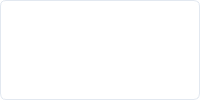
             <widget class="QFrame" name="frame">
              <property name="styleSheet">
               <string notr="true">box-sizing: border-box;
display: flex;
flex-direction: column;
align-items: flex-start;
gap: 25px;
background: #FFFFFF;
border: 1px solid #E2E8F0; /* slate/200 */
border-radius: 6px;</string>
              </property>
              <property name="frameShape">
               <enum>QFrame::StyledPanel</enum>
              </property>
              <property name="frameShadow">
               <enum>QFrame::Raised</enum>
              </property>
              <layout class="QHBoxLayout" name="horizontalLayout_7">
               <property name="spacing">
                <number>5</number>
               </property>
               <property name="leftMargin">
                <number>5</number>
               </property>
               <property name="topMargin">
                <number>5</number>
               </property>
               <property name="rightMargin">
                <number>5</number>
               </property>
               <property name="bottomMargin">
                <number>5</number>
               </property>
               <item>
                <widget class="QPushButton" name="pyqt5_button_save_figure">
                 <property name="enabled">
                  <bool>true</bool>
                 </property>
                 <property name="minimumSize">
                  <size>
                   <width>32</width>
                   <height>32</height>
                  </size>
                 </property>
                 <property name="maximumSize">
                  <size>
                   <width>32</width>
                   <height>32</height>
                  </size>
                 </property>
                 <property name="font">
                  <font>
                   <family>Segoe UI</family>
                   <pointsize>-1</pointsize>
                   <weight>62</weight>
                   <italic>false</italic>
                   <bold>true</bold>
                  </font>
                 </property>
                 <property name="toolTip">
                  <string>&lt;html&gt;&lt;head/&gt;&lt;body&gt;&lt;p&gt;Capture Image&lt;/p&gt;&lt;/body&gt;&lt;/html&gt;</string>
                 </property>
                 <property name="whatsThis">
                  <string>&lt;html&gt;&lt;head/&gt;&lt;body&gt;&lt;p&gt;Save Figure&lt;/p&gt;&lt;/body&gt;&lt;/html&gt;</string>
                 </property>
                 <property name="styleSheet">
                  <string notr="true">/* Default State */
QPushButton {
    border: none;
	background: transparent;  /* Ghost button with no background */
    color: #0F172A;  /* Text color */
    border-radius: 6px;  /* Rounded corners */
    font-family: 'Segoe UI', sans-serif;  /* Font family */
    font-style: normal;  /* Font style */
    font-weight: 500;  /* Font weight */
    font-size: 14px;  /* Font size */
    line-height: 24px;  /* Line height */ 
	padding: 4px;
	image: url(:/ui/qt/resources/buttons/save_image_icon.png);
}

/* Hover State */
QPushButton:hover {
    background: #F1F5F9;  /* slate/100 */
    color: #0F172A;  /* Text color */
	image: url(:/ui/qt/resources/buttons/save_image_icon.png);
}

/* Pressed State */
QPushButton:pressed {
    background: #DEE8F2;  /* Pressed background color */
    color: #0F172A;  /* Text color */
	image: url(:/ui/qt/resources/buttons/save_image_icon.png);
}</string>
                 </property>
                 <property name="text">
                  <string/>
                 </property>
                </widget>
               </item>
               <item>
                <widget class="QPushButton" name="pyqt5_button_properties_figure">
                 <property name="enabled">
                  <bool>true</bool>
                 </property>
                 <property name="minimumSize">
                  <size>
                   <width>31</width>
                   <height>31</height>
                  </size>
                 </property>
                 <property name="maximumSize">
                  <size>
                   <width>31</width>
                   <height>31</height>
                  </size>
                 </property>
                 <property name="font">
                  <font>
                   <family>Segoe UI</family>
                   <pointsize>-1</pointsize>
                   <weight>62</weight>
                   <italic>false</italic>
                   <bold>true</bold>
                  </font>
                 </property>
                 <property name="toolTip">
                  <string>&lt;html&gt;&lt;head/&gt;&lt;body&gt;&lt;p&gt;&lt;span style=&quot; font-size:10pt;&quot;&gt;Settings&lt;/span&gt;&lt;/p&gt;&lt;/body&gt;&lt;/html&gt;</string>
                 </property>
                 <property name="whatsThis">
                  <string>&lt;html&gt;&lt;head/&gt;&lt;body&gt;&lt;p&gt;Properties&lt;/p&gt;&lt;/body&gt;&lt;/html&gt;</string>
                 </property>
                 <property name="styleSheet">
                  <string notr="true">/* Default State */
QPushButton {
	border: none;
    background: transparent;  /* Ghost button with no background */
    color: #0F172A;  /* Text color */
    border-radius: 6px;  /* Rounded corners */
    font-family: 'Segoe UI', sans-serif;  /* Font family */
    font-style: normal;  /* Font style */
    font-weight: 500;  /* Font weight */
    font-size: 14px;  /* Font size */
    line-height: 24px;  /* Line height */
	padding: 4px;
	image: url(:/ui/qt/resources/buttons/settings_icon.png);
}

/* Hover State */
QPushButton:hover {
    background: #F1F5F9;  /* slate/100 */
    color: #0F172A;  /* Text color */
	image: url(:/ui/qt/resources/buttons/settings_icon.png);
}

/* Pressed State */
QPushButton:pressed {
    background: #DEE8F2;  /* Pressed background color */
    color: #0F172A;  /* Text color */
	image: url(:/ui/qt/resources/buttons/settings_icon.png);
}</string>
                 </property>
                 <property name="text">
                  <string/>
                 </property>
                </widget>
               </item>
               <item>
                <widget class="QPushButton" name="pyqt5_button_home_figure">
                 <property name="enabled">
                  <bool>true</bool>
                 </property>
                 <property name="minimumSize">
                  <size>
                   <width>31</width>
                   <height>31</height>
                  </size>
                 </property>
                 <property name="maximumSize">
                  <size>
                   <width>31</width>
                   <height>31</height>
                  </size>
                 </property>
                 <property name="font">
                  <font>
                   <family>Segoe UI</family>
                   <pointsize>-1</pointsize>
                   <weight>62</weight>
                   <italic>false</italic>
                   <bold>true</bold>
                  </font>
                 </property>
                 <property name="toolTip">
                  <string>&lt;html&gt;&lt;head/&gt;&lt;body&gt;&lt;p&gt;&lt;span style=&quot; font-size:10pt;&quot;&gt;Home&lt;/span&gt;&lt;/p&gt;&lt;/body&gt;&lt;/html&gt;</string>
                 </property>
                 <property name="whatsThis">
                  <string>&lt;html&gt;&lt;head/&gt;&lt;body&gt;&lt;p&gt;Home&lt;/p&gt;&lt;/body&gt;&lt;/html&gt;</string>
                 </property>
                 <property name="styleSheet">
                  <string notr="true">/* Default State */
QPushButton {
    border: none;
	background: transparent;  /* Ghost button with no background */
    color: #0F172A;  /* Text color */
    border-radius: 6px;  /* Rounded corners */
    font-family: 'Segoe UI', sans-serif;  /* Font family */
    font-style: normal;  /* Font style */
    font-weight: 500;  /* Font weight */
    font-size: 14px;  /* Font size */
    line-height: 24px;  /* Line height */
	padding: 4px;
	image: url(:/ui/qt/resources/buttons/home_icon.png);
}

/* Hover State */
QPushButton:hover {
    background: #F1F5F9;  /* slate/100 */
    color: #0F172A;  /* Text color */
	image: url(:/ui/qt/resources/buttons/home_icon.png);
}

/* Pressed State */
QPushButton:pressed {
    background: #DEE8F2;  /* Pressed background color */
    color: #0F172A;  /* Text color */
	image: url(:/ui/qt/resources/buttons/home_icon.png);
}</string>
                 </property>
                 <property name="text">
                  <string/>
                 </property>
                </widget>
               </item>
               <item>
                <widget class="QPushButton" name="pyqt5_button_zoom_figure">
                 <property name="enabled">
                  <bool>true</bool>
                 </property>
                 <property name="minimumSize">
                  <size>
                   <width>31</width>
                   <height>31</height>
                  </size>
                 </property>
                 <property name="maximumSize">
                  <size>
                   <width>31</width>
                   <height>31</height>
                  </size>
                 </property>
                 <property name="font">
                  <font>
                   <family>Segoe UI</family>
                   <pointsize>-1</pointsize>
                   <weight>62</weight>
                   <italic>false</italic>
                   <bold>true</bold>
                  </font>
                 </property>
                 <property name="toolTip">
                  <string>&lt;html&gt;&lt;head/&gt;&lt;body&gt;&lt;p&gt;&lt;span style=&quot; font-size:10pt;&quot;&gt;Zoom&lt;/span&gt;&lt;/p&gt;&lt;/body&gt;&lt;/html&gt;</string>
                 </property>
                 <property name="whatsThis">
                  <string>&lt;html&gt;&lt;head/&gt;&lt;body&gt;&lt;p&gt;Zoom&lt;/p&gt;&lt;/body&gt;&lt;/html&gt;</string>
                 </property>
                 <property name="styleSheet">
                  <string notr="true">/* Default State */
QPushButton {
    border: none;
	background: transparent;  /* Ghost button with no background */
    color: #0F172A;  /* Text color */
    border-radius: 6px;  /* Rounded corners */
    font-family: 'Segoe UI', sans-serif;  /* Font family */
    font-style: normal;  /* Font style */
    font-weight: 500;  /* Font weight */
    font-size: 14px;  /* Font size */
    line-height: 24px;  /* Line height */
	padding: 4px;
	image: url(:/ui/qt/resources/buttons/zoom_icon.png);
}

/* Hover State */
QPushButton:hover {
    background: #F1F5F9;  /* slate/100 */
    color: #0F172A;  /* Text color */
	image: url(:/ui/qt/resources/buttons/zoom_icon.png);
}

/* Pressed State */
QPushButton:pressed {
    background: #DEE8F2;  /* Pressed background color */
    color: #0F172A;  /* Text color */
	image: url(:/ui/qt/resources/buttons/zoom_icon.png);
}</string>
                 </property>
                 <property name="text">
                  <string/>
                 </property>
                </widget>
               </item>
               <item>
                <widget class="QPushButton" name="pyqt5_button_fitspace_figure">
                 <property name="enabled">
                  <bool>true</bool>
                 </property>
                 <property name="minimumSize">
                  <size>
                   <width>31</width>
                   <height>31</height>
                  </size>
                 </property>
                 <property name="maximumSize">
                  <size>
                   <width>31</width>
                   <height>31</height>
                  </size>
                 </property>
                 <property name="font">
                  <font>
                   <family>Segoe UI</family>
                   <pointsize>-1</pointsize>
                   <weight>62</weight>
                   <italic>false</italic>
                   <bold>true</bold>
                  </font>
                 </property>
                 <property name="toolTip">
                  <string>&lt;html&gt;&lt;head/&gt;&lt;body&gt;&lt;p&gt;&lt;span style=&quot; font-size:10pt;&quot;&gt;Extend&lt;/span&gt;&lt;/p&gt;&lt;/body&gt;&lt;/html&gt;</string>
                 </property>
                 <property name="whatsThis">
                  <string>&lt;html&gt;&lt;head/&gt;&lt;body&gt;&lt;p&gt;Zoom&lt;/p&gt;&lt;/body&gt;&lt;/html&gt;</string>
                 </property>
                 <property name="styleSheet">
                  <string notr="true">
/* Default State */
QPushButton {
    border: none;
	background: transparent;  /* Ghost button with no background */
    color: #0F172A;  /* Text color */
    border-radius: 6px;  /* Rounded corners */
    font-family: 'Segoe UI', sans-serif;  /* Font family */
    font-style: normal;  /* Font style */
    font-weight: 500;  /* Font weight */
    font-size: 14px;  /* Font size */
    line-height: 24px;  /* Line height */
	padding: 4px;
	image: url(:/ui/qt/resources/buttons/extend_icon.png);
}

/* Hover State */
QPushButton:hover {
    background: #F1F5F9;  /* slate/100 */
    color: #0F172A;  /* Text color */
	image: url(:/ui/qt/resources/buttons/extend_icon.png);
}

/* Pressed State */
QPushButton:pressed {
    background: #DEE8F2;  /* Pressed background color */
    color: #0F172A;  /* Text color */
	image: url(:/ui/qt/resources/buttons/extend_icon.png);
}</string>
                 </property>
                 <property name="text">
                  <string/>
                 </property>
                </widget>
               </item>
              </layout>
             </widget>
